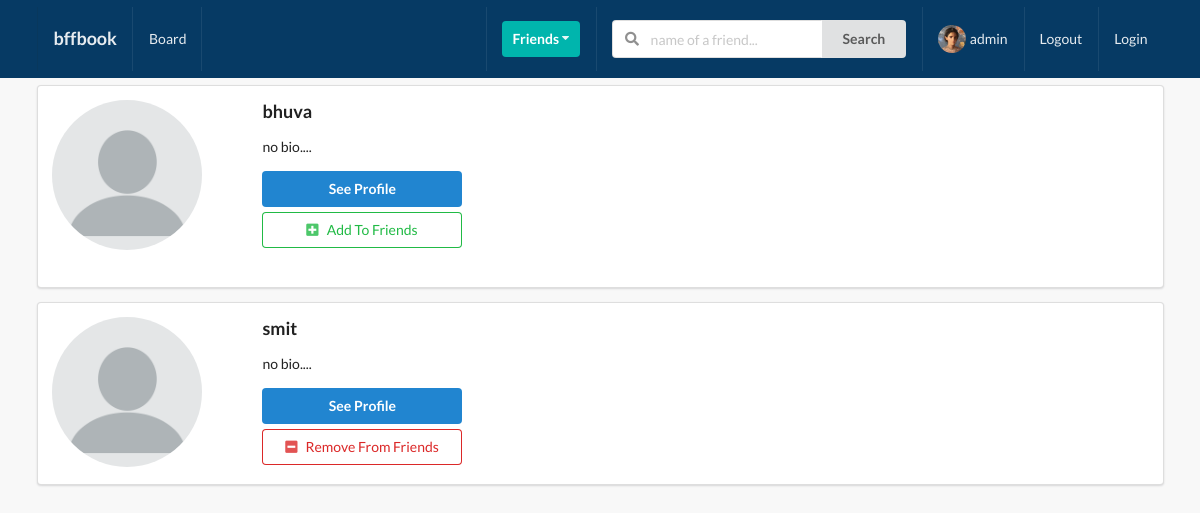
Before: /profiles/ (signed in) with the older database file.
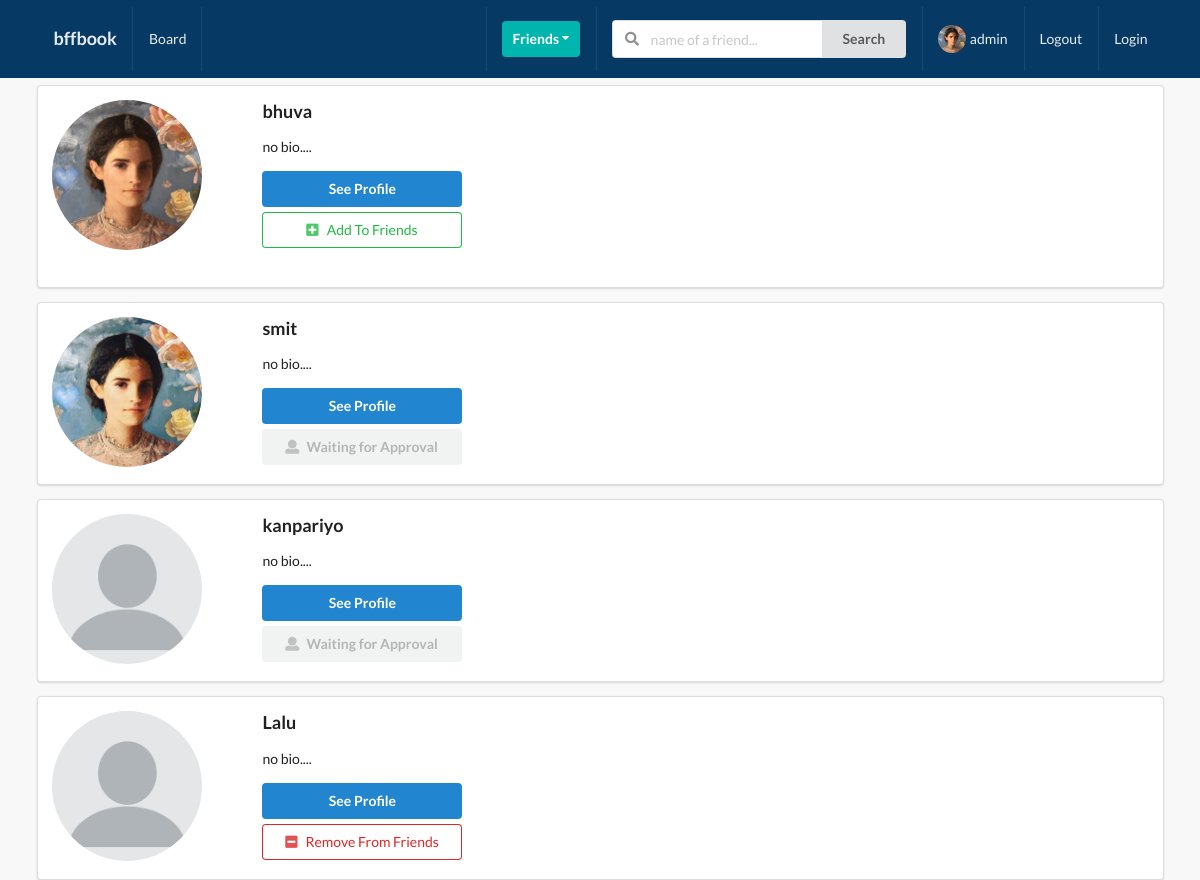
After: the same page with the newer database file.
### user_profile/models.py (models this page shows, shortened)
class Profile(models.Model):
    first_name = models.CharField(max_length=200, blank=True)
    last_name = models.CharField(max_length=200, blank=True)
    user = models.OneToOneField(User, on_delete=models.CASCADE)
    bio = models.TextField(default="no bio....", max_length=300)
    email = models.EmailField(max_length=200, blank=True)
    country = models.CharField(max_length=200, blank=True)
    avatar = models.ImageField(default="avatar.png", upload_to='avatars/')
    friends = models.ManyToManyField(User, blank=True, related_name='friends')
    slug = models.SlugField(unique=True, blank=True)
    updated = models.DateTimeField(auto_now=True)
    created = models.DateTimeField(auto_now_add=True)
    objects = ProfileManager()
    def get_absolute_url(self):
        return reverse("user_profile:profile-detail-view", kwargs={"slug": self.slug})
    __intial_first_name = None
    __intial_last_name = None
    def __init__(self, *args, **kwargs):
        super().__init__(*args, **kwargs)
        self.__intial_first_name = self.first_name
        self.__intial_last_name = self.last_name

### user_profile/views.py (the view)
# urls.py: path('', views.ProfileListView.as_view(), name='profile-view'),
class ProfileListView(LoginRequiredMixin,ListView):
    model = Profile
    template_name = 'user_profile/profile_list.html'
    context_object_name = 'qs'
    def get_queryset(self):
        qs = Profile.objects.get_all_profiles(self.request.user)
        return qs
    def get_context_data(self, **kwargs):
        context = super().get_context_data(**kwargs)
        user = User.objects.get(username__iexact=self.request.user)
        profile = Profile.objects.get(user=user)
        rel_rec = Relationship.objects.filter(sender=profile)
        rel_sen = Relationship.objects.filter(receiver=profile)
        rel_receiver = []
        rel_sender = []
        for item  in rel_rec:
            rel_receiver.append(item.receiver.user)
        for item in rel_sen:
            rel_sender.append(item.sender.user)
        context['rel_receiver']= rel_receiver
        context['rel_sender']= rel_sender
        context['is_empty'] = False
        if len(self.get_queryset()) == 0:
            context['is_empty'] = True
        return context

### user_profile/context_processors.py (called while the page is built)
def profile_pic(request):
   if request.user.is_authenticated:
       profile_obj = Profile.objects.get(user=request.user)
       pic = profile_obj.avatar
       return {'picture':pic}
   return {}

def invitation_received_no(request):
   if request.user.is_authenticated:
      profile_obj = Profile.objects.get(user=request.user)
      qs_count = Relationship.objects.ivitation_received(profile_obj).count()
      return {'invites_num':qs_count}
   return {}

### user_profile/models.py (called while the page is built)
    def get_all_profiles(self, me):
        profiles = Profile.objects.all().exclude(user=me)
        return profiles

    def ivitation_received(self, receiver):
        qs = Relationship.objects.filter(receiver=receiver, status = 'send')
        return qs

### user_profile/templates/user_profile/profile_list.html (shortened to what this page needs)
{% extends "base.html" %}
{% block content %}
  {% for item in qs %}
     <div class="ui segment">
        <div class="ui grid">
            <div class="row">
                <div class="three wide column">
                    <img src="{{item.avatar.url}}" alt="" class="ui small circular image pic">
                </div>
                <div class="five wide column">
                    <h3>{{item.user}}</h3>
                    <p>{{item.bio}}</p>
                    <a href= '{{item.get_absolute_url}}'><button class="ui primary button mb-5 w-big ">See Profile</button></a>
                    {% if item.user not in rel_receiver and item.user not in rel_sender %}
                        <form action="{% url 'user_profile:send-invite' %}" method="post">
                            <button type="submit" class="ui green basic button mb-5 w-big"><i class="plus square icon"></i>Add To Friends</button>
                        </form>
                    {% endif %}
                    <br>
                    {% if item.user in rel_receiver and request.user not in item.friends.all %}
                    <button class="ui disabled button mb-5 w-big"><i class="user icon"></i>Waiting for Approval</button>
                    {% endif %}
                    {% if request.user in item.friends.all %}
                        <form action="{% url 'user_profile:remove-friend' %}" method="post">
                            <button type="submit" class="ui negative basic button mb-5 w-big"><i class="minus square icon"></i>Remove From Friends</button>
                        </form>
                    {% endif %}
                </div>
            </div>
        </div>
     </div>
    {% endfor %}
{% endblock content %}

### templates/base.html (shortened to what this page needs)
{% load static %}
<!doctype html>
<html lang="en">
  <head>
    <link rel="stylesheet" href="{% static 'style.css' %}">
    <link rel="stylesheet" type='text/css' href="https://cdnjs.cloudflare.com/ajax/libs/semantic-ui/2.2.14/semantic.min.css">
  </head>
  <body>
    {% include "main/navbar.html" %}
    <div class="ui container">
      {% block content %}
      {% endblock content %}
    </div>
  </body>
</html>

### templates/main/navbar.html (shortened to what this page needs)
{% url 'home-view' as path_to_home   %}
{% url 'post:main-post-view' as path_to_post %}
{% url 'user_profile:my-profile-view' as path_to_myprofile %}
<div class="ui inverted menu nav mb-7">
    <div class="ui container">
      <a href="{{path_to_home}}" class="{% if request.path == path_to_home %} active {% endif %} item">
          <h3>bffbook</h3>
      </a>
      <a href="{{path_to_post}}" class="{% if request.path == path_to_post %} active {% endif %} item">
          Board
      </a>
      <div class="right menu">
          <div class="item">
              <div class="ui floating dropdown icon button teal"> Friends
                  <i class="dropdown icon"></i>
               </div>
          </div>
               <div class="item">
                <form action="" method="GET">
                  <div class="ui action left icon input">
                  <input class="prompt" type="text" name='q' placeholder="name of a friend...">
                  <button type='submit' class="ui button">Search</button>
                  </div>
              </form>
              </div>
              <a href="{{path_to_myprofile}}" class="{% if request.path == path_to_myprofile %} active {% endif %} item">
                  <img src="{{picture.url}}" alt="" class="ui avatar image">
                   {{ request.user }}
              </a>
              <a href="{% url 'account_logout' %}" class="ui item">
                  Logout
              </a>
          <a href="{% url 'account_login' %}" class="ui item">
                  Login
              </a>
      </div>
    </div>
  </div>

### static/style.css (style rules this page uses)
body { background: #f8f8f8 !important; }
.nav { border-radius: 0px !important; padding: 0.5rem 0 0.5rem 0 !important; background-color: rgb(6, 58, 100) !important; }
.mb-7 { margin-bottom: 7px !important; }
.mb-5 { margin-bottom: 5px !important; }
.w-big { width:200px !important; }

Changed rows visible on the page:
changed Profile "bhuva": avatar: picture added in place of a placeholder
changed Profile "smit": avatar: picture added in place of a placeholder; text "Remove From Friends" → "Waiting for Approval"
added Profile: avatar (placeholder picture), user "kanpariyo", bio "no bio....", shows "Waiting for Approval"
added Profile: avatar (placeholder picture), user "Lalu", bio "no bio...."
